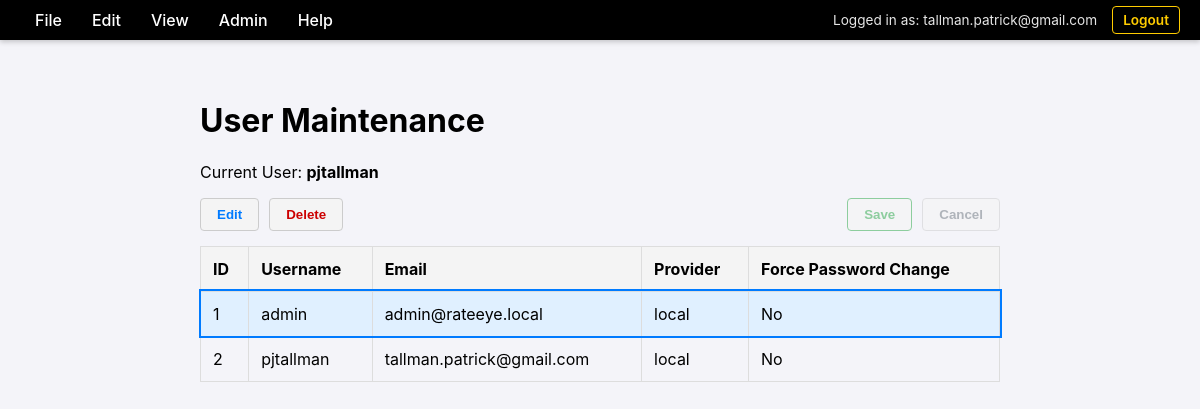
The app's page /admin/users (signed in) with its own data.
### database.py (models this page shows)
class User(Base):
    __tablename__ = "users"
    id = Column(Integer, primary_key=True, index=True)
    username = Column(String, unique=True, index=True)
    email = Column(String, unique=True, index=True)
    hashed_password = Column(String, nullable=True)
    is_authorized = Column(Boolean, default=True)
    force_password_change = Column(Boolean, default=False)
    provider = Column(String, default="local")
    profile_json = Column(Text, nullable=True)
    settings = relationship("UserSetting", back_populates="user", cascade="all, delete-orphan")
    roles = relationship("Role", secondary=user_roles, back_populates="users")

### main.py (the view)
@app.get("/admin/users", response_class=HTMLResponse)
async def list_users(
    request: Request,
    accept_language: str = Header(None),
    user: User = Depends(login_required),
    db: Session = Depends(get_db)
):
    t = get_text(accept_language)
    users = db.query(User).all()
    return templates.TemplateResponse(request, "admin_users.html", {"t": t, "users": users, "user": user})

### templates/admin_users.html (shortened to what this page needs)
{% extends "base.html" %}
{% block content %}
    <h1>User Maintenance</h1>
    <p>Current User: <strong>{{ user.username or user.email }}</strong></p>
    <div class="action-bar">
        <div class="left-actions">
            <button id="btn-edit" class="btn-action btn-edit" onclick="handleEdit()">Edit</button>
            <button id="btn-delete" class="btn-action btn-delete" onclick="handleDeleteUser()">Delete</button>
        </div>
        <div class="right-actions">
            <button id="btn-save" class="btn-action btn-save" disabled onclick="handleSave()">Save</button>
            <button id="btn-cancel" class="btn-action btn-cancel" disabled onclick="handleCancel()">Cancel</button>
        </div>
    </div>
    <table id="user-table">
        <thead>
            <tr>
                <th>ID</th>
                <th>Username</th>
                <th>Email</th>
                <th>Provider</th>
                <th>Force Password Change</th>
            </tr>
        </thead>
        <tbody>
            {% for u in users %}
            <tr id="row-{{ u.id }}" data-user-id="{{ u.id }}" data-is-self="{{ 'true' if u.id == user.id else 'false' }}" onclick="selectRow(this)">
                <td>{{ u.id }}</td>
                <td>{{ u.username or u.email.split('@')[0] }}</td>
                <td class="col-email" data-original="{{ u.email }}">{{ u.email }}</td>
                <td>{{ u.provider }}</td>
                <td class="col-force-pw" data-original="{{ 'true' if u.force_password_change else 'false' }}">{{ "Yes" if u.force_password_change else "No" }}</td>
            </tr>
            {% endfor %}
        </tbody>
    </table>
{% endblock %}

### templates/base.html (shortened to what this page needs)
<!DOCTYPE html>
<html>
<head>
    <link rel="stylesheet" href="/static/css/style.css">
</head>
<body>
    <div class="menu-bar">
        <div class="menu-item">{{ t.menu_file }}
        </div>
        <div class="menu-item">{{ t.menu_edit }}
        </div>
        <div class="menu-item">{{ t.menu_view }}
        </div>
        <div class="menu-item">Admin
        </div>
        <div class="menu-item">{{ t.menu_help }}
        </div>
        <div class="user-info">
            {% if user %}
                <span>{{ t.msg_logged_in_as }} {{ user.email }}</span>
                <a href="/logout">{{ t.nav_logout }}</a>
            {% else %}
                <a href="/login">{{ t.nav_login }}</a>
                <a href="/register">{{ t.nav_register }}</a>
            {% endif %}
        </div>
    </div>
    <div class="content">
        {% block content %}{% endblock %}
    </div>
</body>
</html>

### static/css/style.css (style rules this page uses)
body { font-family: -apple-system, BlinkMacSystemFont, "Segoe UI", Roboto, Helvetica, Arial, sans-serif; margin: 0; padding: 0; background-color: #f4f4f9; }
.menu-bar { background-color: #000000; color: #ffffff; display: flex; padding: 0 20px; align-items: stretch; box-shadow: 0 2px 5px rgba(0,0,0,0.2); height: 40px; }
.menu-item { position: relative; padding: 0 15px; cursor: pointer; font-weight: 500; display: flex; align-items: center; }
.content { padding: 40px; max-width: 800px; margin: 0 auto; }
.user-info { margin-left: auto; display: flex; align-items: center; color: white; font-size: 0.85em; }
.user-info span { margin-right: 15px; opacity: 0.9; }
.user-info a { color: #ffcc00; font-weight: 600; text-decoration: none; padding: 5px 10px; border: 1px solid #ffcc00; border-radius: 4px; }

### templates/admin_users.html (style rules this page uses)
table { width: 100%; border-collapse: collapse; margin-top: 10px; cursor: pointer; }
th, td { border: 1px solid #ddd; padding: 12px; text-align: left; }
th { background-color: #f4f4f4; }
.selected-row { background-color: #e0f0ff !important; outline: 2px solid #007bff; }
.action-bar { margin-bottom: 15px; display: flex; justify-content: space-between; align-items: center; }
.left-actions, .right-actions { display: flex; gap: 10px; }
.btn-action { padding: 8px 16px; font-weight: bold; cursor: pointer; border: 1px solid #ccc; background-color: #f4f4f4; border-radius: 4px; }
.btn-action:disabled { opacity: 0.5; cursor: not-allowed; }
.btn-delete { color: #c00; }
.btn-edit { color: #007bff; }
.btn-save { color: #28a745; border-color: #28a745; }
.btn-cancel { color: #6c757d; }

### records on screen
User: email "tallman.patrick@gmail.com", username "pjtallman", id "2", provider "local", force_password_change "No"
User: id "1", username "admin", email "admin@rateeye.local", provider "local", force_password_change "No"

### other values on screen
{{ t.menu_file }} "File"
{{ t.menu_edit }} "Edit"
{{ t.menu_view }} "View"
{{ t.menu_help }} "Help"
{{ t.msg_logged_in_as }} "Logged in as:"
{{ t.nav_logout }} "Logout"
